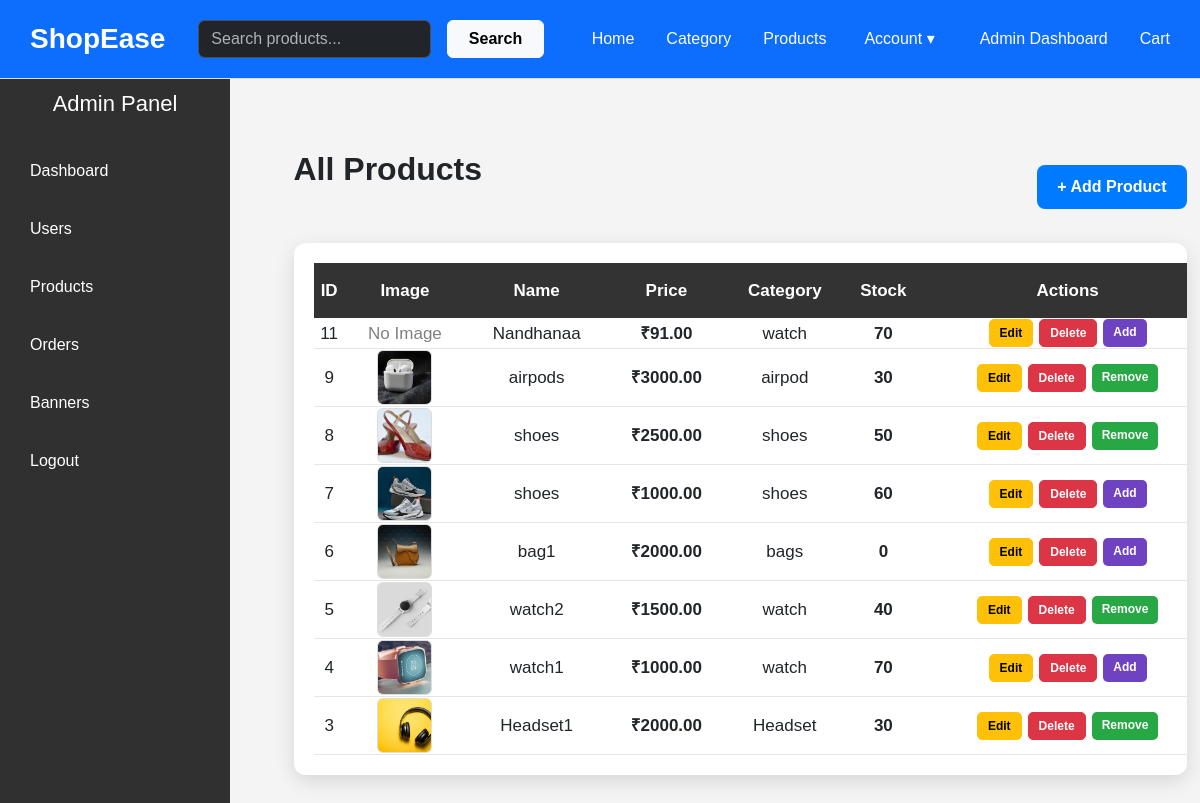
The page /admin-products/ (signed in) on the database its author committed.
### ecommerce/models.py (models this page shows, shortened)
class Product(models.Model):
    name = models.CharField(max_length=200)
    price = models.DecimalField(max_digits=10, decimal_places=2)
    description = models.TextField()
    image = models.ImageField(upload_to="products/", null=True, blank=True)
    category = models.ForeignKey(Category, on_delete=models.CASCADE)
    stock = models.PositiveIntegerField(default=0)  # <-- stock field added
    show_on_homepage = models.BooleanField(default=False)  # NEW FIELD

class Category(models.Model):
    name = models.CharField(max_length=100)
    image = models.ImageField(upload_to='category/', blank=True, null=True)

### ecommerce/views.py (the view)
# urls.py: path("admin-products/", views.admin_products, name="admin_products"),
def admin_products(request):
    if not request.user.is_staff:
        return redirect('home')
    products = Product.objects.all().order_by('-id')
    categories = Category.objects.all()
    if request.method == "POST":
        form = ProductForm(request.POST, request.FILES)
        if form.is_valid():
            form.save()
            return redirect('admin_products')
    else:
        form = ProductForm()
    return render(request, 'products_admin.html', {
        'products': products,
        'form': form,
        'categories': categories
    })

### ecommerce/forms.py
class ProductForm(forms.ModelForm):
    class Meta:
        model = Product
        fields = ['name', 'price', 'description', 'image', 'category']
        widgets = {
            'name': forms.TextInput(attrs={
                'class': 'form-control',
                'placeholder': 'Enter product name',
                'style': 'padding:8px; font-size:14px;'
            }),
            'price': forms.NumberInput(attrs={
                'class': 'form-control',
                'placeholder': 'Enter price',
                'style': 'padding:8px; font-size:14px;'
            }),
            'description': forms.Textarea(attrs={
                'class': 'form-control',
                'placeholder': 'Enter description',
                'rows': 3,
                'style': 'padding:8px; font-size:14px; resize:none;'
            }),
            'image': forms.FileInput(attrs={
                'class': 'form-control',
                'style': 'padding:6px; font-size:14px;'
            }),
            'category': forms.Select(attrs={
                'class': 'form-select',
                'style': 'padding:8px; font-size:14px;'
            }),
        }

### ecommerce/templates/products_admin.html (shortened to what this page needs)
{% extends 'admin_base.html' %}
{% block admin_content %}
<div style="
    width: 95%;
    max-width: 1350px;
    margin: auto;
    display: flex;
    justify-content: space-between;
    align-items: center;
    margin-bottom: 20px;
">
  <h2 style="text-align: center; margin-bottom: 35px; font-weight: 700; font-size: 32px;">
    All Products
  </h2>
 <a href="#"
   data-bs-toggle="modal"
   data-bs-target="#addProductModal"
   style="padding:10px 20px; background:#007bff; color:white; border-radius:8px; font-weight:600;">
   + Add Product
</a>
</div>
<div style="
    width: 95%;
    max-width: 1350px;
    margin: auto;
    background: white;
    padding: 20px;
    border-radius: 12px;
    box-shadow: 0 6px 20px rgba(0, 0, 0, 0.12);
    overflow-x: auto;
">
  <table style="
      width: 100%;
      min-width: 900px;
      border-collapse: collapse;
      font-size: 17px;
      text-align: center;
  ">
    <thead>
      <tr style="background: #333333; color: white; height: 55px">
        <th>ID</th>
        <th>Image</th>
        <th>Name</th>
        <th>Price</th>
        <th>Category</th>
        <th>Stock</th>
        <th>Actions</th>
      </tr>
    </thead>
    <tbody>
      {% for p in products %}
      <tr style="border-bottom: 1px solid #e6e6e6; transition: background 0.25s"
          onmouseover="this.style.background='#f5f5f5'"
          onmouseout="this.style.background='white'">
        <td>{{ p.id }}</td>
        <td>
          {% if p.image %}
          <img src="{{ p.image.url }}" style="width: 55px; height: 55px; object-fit: cover; border-radius: 6px;">
          {% else %}
          <span style="color: gray">No Image</span>
          {% endif %}
        </td>
        <td>{{ p.name }}</td>
        <td style="font-weight: 600">₹{{ p.price }}</td>
        <td>
          {% if p.category %}
            {{ p.category.name }}
          {% else %}
            <span style="color: gray">—</span>
          {% endif %}
        </td>
        <td style="font-weight:600;">
          {{ p.stock }}
        </td>
        <td>
    <div class="action-group">
        <a href="#"
           data-bs-toggle="modal"
           data-bs-target="#editProductModal{{ p.id }}"
           class="btn btn-warning action-btn">
            Edit
        </a>
        <a href="{% url 'delete_product' p.id %}"
           class="btn btn-danger action-btn"
           onclick="return confirm('Are you sure?');">
            Delete
        </a>
        <a href="{% url 'toggle_homepage_product' p.id %}"
           class="action-btn"
           style="
               background: {% if p.show_on_homepage %}#28a745{% else %}#6f42c1{% endif %};
               color: white;
           ">
            {% if p.show_on_homepage %}
                Remove
            {% else %}
                Add
            {% endif %}
        </a>
    </div>
</td>
      </tr>
      {% endfor %}
    </tbody>
  </table>
</div>
{% endblock %}

### ecommerce/templates/base.html (style rules this page uses)
body { margin: 0; font-family: Arial, sans-serif; }
img { width: 100%; height: 180px; object-fit: cover; background: #eee; }
img { width: 350px; height: 350px; object-fit: cover; border: 1px solid #ddd; }
body { margin: 0; font-family: Arial, sans-serif; background: #f0f0f0; }
h2 { text-align: center; }
a { text-decoration: none; color: #333; }
body { font-family: Arial; margin: 0; background: #f5f5f5; }
body { margin: 0; font-family: Arial, sans-serif; background: #f5f5f5; }
h2 { font-size: 28px; margin-bottom: 20px; }
h2 { margin-bottom: 20px; font-size: 28px; }
body { background: #f4f4f4; }

### ecommerce/templates/products_admin.html (style rules this page uses)
.action-btn { padding: 4px 10px !important; font-size: 12px !important; border-radius: 5px !important; font-weight: 600 !important; }
.action-group { display: flex; gap: 6px; justify-content: center; }

### rows shown on the page
Product: id "11", image "No Image", name "Nandhanaa", price "91.00", category.name "watch", stock "70", show_on_homepage "Add"
Product: id "9", image (picture), name "airpods", price "3000.00", category.name "airpod", stock "30", show_on_homepage "Remove"
Product: id "8", image (picture), name "shoes", price "2500.00", category.name "shoes", stock "50", show_on_homepage "Remove"
Product: id "7", image (picture), name "shoes", price "1000.00", category.name "shoes", stock "60", show_on_homepage "Add"
Product: id "6", image (picture), name "bag1", price "2000.00", category.name "bags", stock "0", show_on_homepage "Add"
Product: id "5", image (picture), name "watch2", price "1500.00", category.name "watch", stock "40", show_on_homepage "Remove"
Product: id "4", image (picture), name "watch1", price "1000.00", category.name "watch", stock "70", show_on_homepage "Add"
Product: id "3", image (picture), name "Headset1", price "2000.00", category.name "Headset", stock "30", show_on_homepage "Remove"
